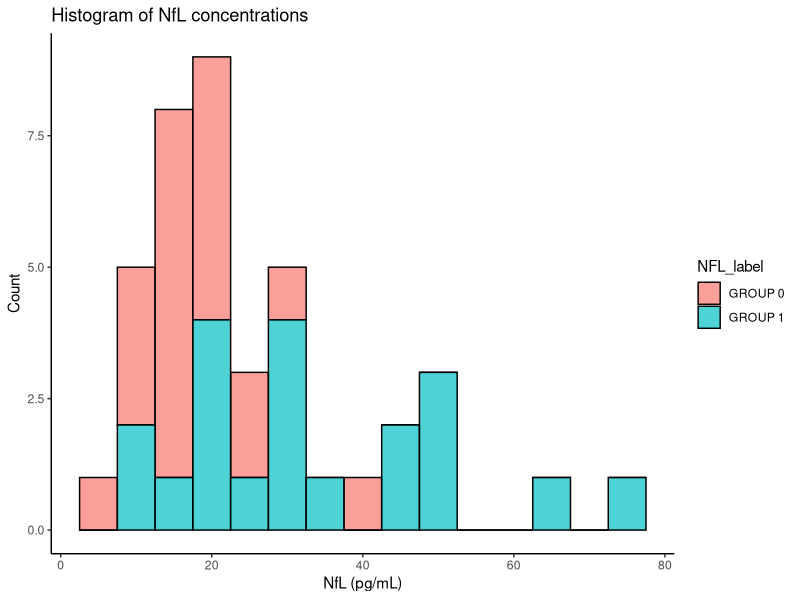
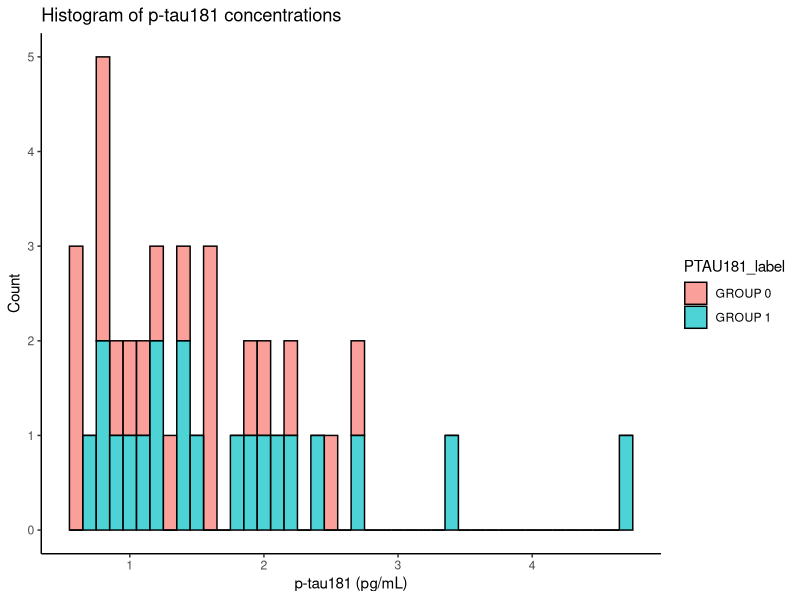
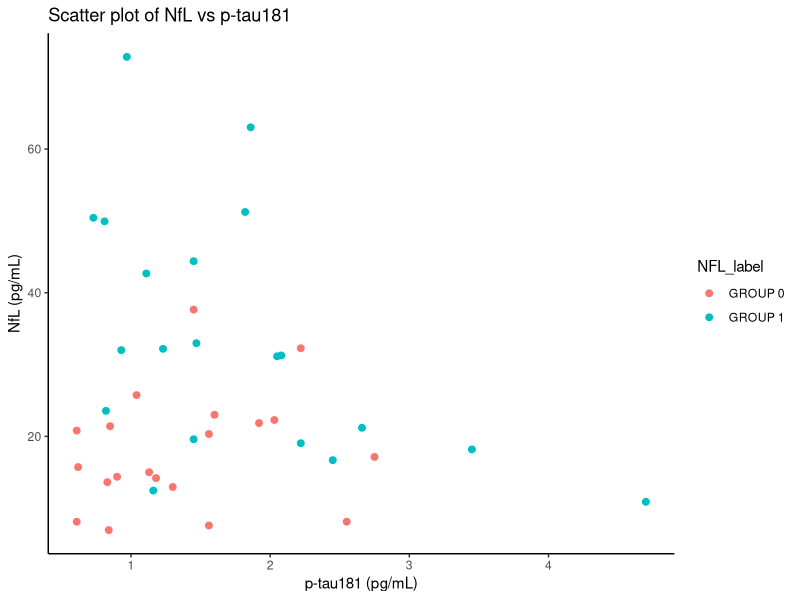
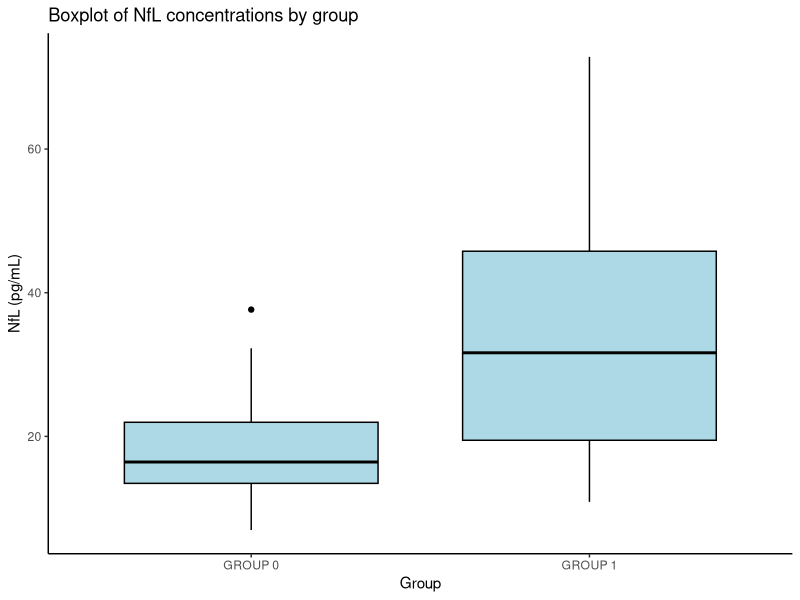
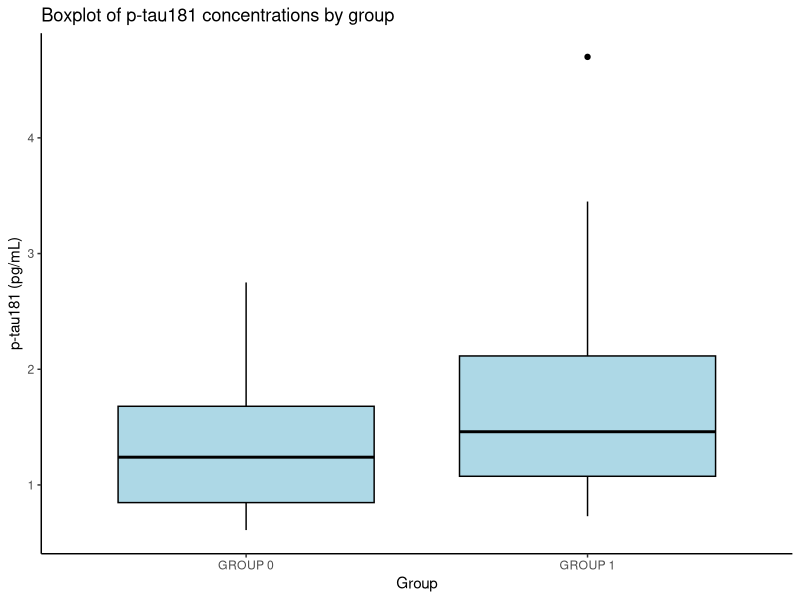

These figures' R source, in order:
data <- read.csv("Data_T1.csv")

# a first look at the data
head(data)
summary(data)

dim(data)

library(ggplot2)
library(dplyr)

# Create a data frame for plotting (assuming 'data' is the name of your data frame)
df_plot <- data %>%
  select(GROUP, NFL, PTAU181) %>%
  mutate(
    GROUP = factor(GROUP),
    NFL_label = case_when(
      GROUP == 0 ~ "GROUP 0",
      GROUP == 1 ~ "GROUP 1"
    ),
    PTAU181_label = case_when(
      GROUP == 0 ~ "GROUP 0",
      GROUP == 1 ~ "GROUP 1"
    )
  )

# Histograms for NFL and PTAU181
p_NFL <- ggplot(df_plot, aes(x = NFL, fill = NFL_label)) +
  geom_histogram(binwidth = 5, color = "black", alpha = 0.7) +
  labs(title = "Histogram of NfL concentrations", x = "NfL (pg/mL)", y = "Count") +
  theme_classic()


p_PTAU181 <- ggplot(df_plot, aes(x = PTAU181, fill = PTAU181_label)) +
  geom_histogram(binwidth = 0.1, color = "black", alpha = 0.7) +
  labs(title = "Histogram of p-tau181 concentrations", x = "p-tau181 (pg/mL)", y = "Count") +
  theme_classic()


# Scatter plots for NFL vs PTAU181 within each group
p_NFL_PTAU181 <- ggplot(df_plot, aes(x = PTAU181, y = NFL)) +
  geom_point(aes(color = NFL_label), size = 2) +
  labs(title = "Scatter plot of NfL vs p-tau181", x = "p-tau181 (pg/mL)", y = "NfL (pg/mL)") +
  theme_classic()

# Display plots
print(p_NFL)
print(p_PTAU181)
print(p_NFL_PTAU181)

ggplot(df_plot, aes(x = NFL_label)) +
  geom_boxplot(aes(y = NFL), color = "black", fill = "lightblue") +
  labs(title = "Boxplot of NfL concentrations by group", x = "Group", y = "NfL (pg/mL)") +
  theme_classic()

ggplot(df_plot, aes(x = PTAU181_label)) +
  geom_boxplot(aes(y = PTAU181), color = "black", fill = "lightblue") +
  labs(title = "Boxplot of p-tau181 concentrations by group", x = "Group", y = "p-tau181 (pg/mL)") +
  theme_classic()

df_plot


# Perform Shapiro-Wilk normality test for NFL concentrations
shapiro_test_NFL_1 <- shapiro.test(df_plot[df_plot$GROUP == 1, ]$NFL) 


print(shapiro_test_NFL_1)

# Perform Shapiro-Wilk normality test for NFL concentrations
shapiro_test_NFL_0 <- shapiro.test(df_plot[df_plot$GROUP == 0, ]$NFL) 


print(shapiro_test_NFL_0)

# Perform Shapiro-Wilk normality test for NFL concentrations
shapiro_test_PTAU181_0 <- shapiro.test(df_plot[df_plot$GROUP == 0, ]$PTAU181) 


print(shapiro_test_PTAU181_0)

# Perform Shapiro-Wilk normality test for NFL concentrations
shapiro_test_PTAU181_1 <- shapiro.test(df_plot[df_plot$GROUP == 1, ]$PTAU181) 


print(shapiro_test_PTAU181_1)

# Perform a two-sample t-test
t_test_result <- t.test(df_plot[df_plot$GROUP == 0, ]$NFL, df_plot[df_plot$GROUP == 1, ]$NFL)

# Print the results
print(t_test_result)


log_PTAU181_1 <- log(df_plot[df_plot$GROUP == 1, ]$PTAU181)

shapiro.test(log_PTAU181_1)

# Perform a two-sample t-test
t_test_result_PTAU181 <- t.test(df_plot[df_plot$GROUP == 0, ]$PTAU181, log_PTAU181_1)

# Print the results
print(t_test_result_PTAU181)

